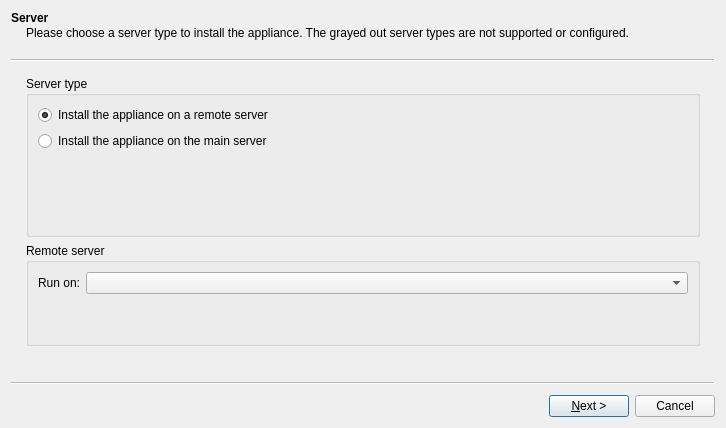
<?xml version="1.0" encoding="UTF-8"?>
<ui version="4.0">
 <class>ApplianceWizard</class>
 <widget class="QWizard" name="ApplianceWizard">
  <property name="geometry">
   <rect>
    <x>0</x>
    <y>0</y>
    <width>726</width>
    <height>428</height>
   </rect>
  </property>
  <property name="sizePolicy">
   <sizepolicy hsizetype="Fixed" vsizetype="Fixed">
    <horstretch>0</horstretch>
    <verstretch>0</verstretch>
   </sizepolicy>
  </property>
  <property name="maximumSize">
   <size>
    <width>2000</width>
    <height>2000</height>
   </size>
  </property>
  <property name="windowTitle">
   <string>Install appliance</string>
  </property>
  <property name="modal">
   <bool>true</bool>
  </property>
  <property name="wizardStyle">
   <enum>QWizard::ClassicStyle</enum>
  </property>
  <property name="options">
   <set>QWizard::NoBackButtonOnStartPage</set>
  </property>
  <widget class="QWizardPage" name="uiServerWizardPage">
   <property name="title">
    <string>Server</string>
   </property>
   <property name="subTitle">
    <string>Please choose a server type to install the appliance. The grayed out server types are not supported or configured.</string>
   </property>
   <layout class="QVBoxLayout" name="verticalLayout_4">
    <item>
     <widget class="QGroupBox" name="uiServerTypeGroupBox">
      <property name="sizePolicy">
       <sizepolicy hsizetype="Preferred" vsizetype="Fixed">
        <horstretch>0</horstretch>
        <verstretch>0</verstretch>
       </sizepolicy>
      </property>
      <property name="minimumSize">
       <size>
        <width>0</width>
        <height>161</height>
       </size>
      </property>
      <property name="title">
       <string>Server type</string>
      </property>
      <layout class="QVBoxLayout" name="verticalLayout_2">
       <item>
        <widget class="QRadioButton" name="uiRemoteRadioButton">
         <property name="sizePolicy">
          <sizepolicy hsizetype="Minimum" vsizetype="Minimum">
           <horstretch>0</horstretch>
           <verstretch>0</verstretch>
          </sizepolicy>
         </property>
         <property name="minimumSize">
          <size>
           <width>0</width>
           <height>20</height>
          </size>
         </property>
         <property name="text">
          <string>Install the appliance on a remote server</string>
         </property>
         <property name="checked">
          <bool>true</bool>
         </property>
        </widget>
       </item>
       <item>
        <widget class="QRadioButton" name="uiLocalRadioButton">
         <property name="sizePolicy">
          <sizepolicy hsizetype="Minimum" vsizetype="Minimum">
           <horstretch>0</horstretch>
           <verstretch>0</verstretch>
          </sizepolicy>
         </property>
         <property name="minimumSize">
          <size>
           <width>0</width>
           <height>20</height>
          </size>
         </property>
         <property name="text">
          <string>Install the appliance on the main server</string>
         </property>
        </widget>
       </item>
       <item>
        <spacer name="verticalSpacer">
         <property name="orientation">
          <enum>Qt::Vertical</enum>
         </property>
         <property name="sizeHint" stdset="0">
          <size>
           <width>20</width>
           <height>40</height>
          </size>
         </property>
        </spacer>
       </item>
      </layout>
     </widget>
    </item>
    <item>
     <widget class="QGroupBox" name="uiRemoteServersGroupBox">
      <property name="sizePolicy">
       <sizepolicy hsizetype="Preferred" vsizetype="Fixed">
        <horstretch>0</horstretch>
        <verstretch>0</verstretch>
       </sizepolicy>
      </property>
      <property name="title">
       <string>Remote server</string>
      </property>
      <layout class="QGridLayout" name="gridLayout">
       <item row="0" column="0">
        <widget class="QLabel" name="uiRemoteServersLabel">
         <property name="text">
          <string>Run on:</string>
         </property>
        </widget>
       </item>
       <item row="0" column="1">
        <widget class="QComboBox" name="uiRemoteServersComboBox">
         <property name="enabled">
          <bool>true</bool>
         </property>
         <property name="sizePolicy">
          <sizepolicy hsizetype="Expanding" vsizetype="Fixed">
           <horstretch>0</horstretch>
           <verstretch>0</verstretch>
          </sizepolicy>
         </property>
        </widget>
       </item>
       <item row="1" column="1">
        <spacer name="verticalSpacer_2">
         <property name="orientation">
          <enum>Qt::Vertical</enum>
         </property>
         <property name="sizeHint" stdset="0">
          <size>
           <width>20</width>
           <height>40</height>
          </size>
         </property>
        </spacer>
       </item>
      </layout>
     </widget>
    </item>
   </layout>
  </widget>
  <widget class="QWizardPage" name="uiQemuWizardPage">
   <property name="sizePolicy">
    <sizepolicy hsizetype="Expanding" vsizetype="Preferred">
     <horstretch>0</horstretch>
     <verstretch>0</verstretch>
    </sizepolicy>
   </property>
   <property name="title">
    <string>Qemu settings</string>
   </property>
   <property name="subTitle">
    <string>Please choose the qemu binary that will be used to run this appliance.</string>
   </property>
   <layout class="QHBoxLayout" name="horizontalLayout_2">
    <item>
     <widget class="QLabel" name="uiQemuListLabel">
      <property name="text">
       <string>Qemu binary:</string>
      </property>
     </widget>
    </item>
    <item>
     <widget class="QComboBox" name="uiQemuListComboBox">
      <property name="sizePolicy">
       <sizepolicy hsizetype="Expanding" vsizetype="Fixed">
        <horstretch>0</horstretch>
        <verstretch>0</verstretch>
       </sizepolicy>
      </property>
     </widget>
    </item>
   </layout>
  </widget>
  <widget class="QWizardPage" name="uiInstructionsPage">
   <property name="title">
    <string>Installation instructions</string>
   </property>
   <property name="subTitle">
    <string>Please read the following instructions in order to install your new appliance.</string>
   </property>
   <layout class="QVBoxLayout" name="verticalLayout_3">
    <item>
     <widget class="QTextEdit" name="uiInstructionsTextEdit">
      <property name="html">
       <string>&lt;!DOCTYPE HTML PUBLIC &quot;-//W3C//DTD HTML 4.0//EN&quot; &quot;http://www.w3.org/TR/REC-html40/strict.dtd&quot;&gt;
&lt;html&gt;&lt;head&gt;&lt;meta name=&quot;qrichtext&quot; content=&quot;1&quot; /&gt;&lt;style type=&quot;text/css&quot;&gt;
p, li { white-space: pre-wrap; }
&lt;/style&gt;&lt;/head&gt;&lt;body style=&quot; font-family:'Ubuntu'; font-size:11pt; font-weight:400; font-style:normal;&quot;&gt;
&lt;p style=&quot;-qt-paragraph-type:empty; margin-top:0px; margin-bottom:0px; margin-left:0px; margin-right:0px; -qt-block-indent:0; text-indent:0px;&quot;&gt;&lt;br /&gt;&lt;/p&gt;&lt;/body&gt;&lt;/html&gt;</string>
      </property>
     </widget>
    </item>
   </layout>
  </widget>
  <widget class="QWizardPage" name="uiFilesWizardPage">
   <property name="title">
    <string>Required files</string>
   </property>
   <property name="subTitle">
    <string>The following files are required to install the appliance</string>
   </property>
   <layout class="QVBoxLayout" name="verticalLayout">
    <item>
     <widget class="QTreeWidget" name="uiApplianceVersionTreeWidget">
      <property name="indentation">
       <number>20</number>
      </property>
      <attribute name="headerMinimumSectionSize">
       <number>20</number>
      </attribute>
      <attribute name="headerDefaultSectionSize">
       <number>120</number>
      </attribute>
      <column>
       <property name="text">
        <string>Appliance version and files</string>
       </property>
       <property name="font">
        <font>
         <weight>75</weight>
         <bold>true</bold>
        </font>
       </property>
      </column>
      <column>
       <property name="text">
        <string>Size</string>
       </property>
      </column>
      <column>
       <property name="text">
        <string>Status</string>
       </property>
      </column>
     </widget>
    </item>
    <item>
     <layout class="QHBoxLayout" name="horizontalLayout">
      <item>
       <widget class="QPushButton" name="uiImportPushButton">
        <property name="text">
         <string>&amp;Import</string>
        </property>
       </widget>
      </item>
      <item>
       <widget class="QPushButton" name="uiDownloadPushButton">
        <property name="text">
         <string>&amp;Download</string>
        </property>
       </widget>
      </item>
      <item>
       <spacer name="horizontalSpacer">
        <property name="orientation">
         <enum>Qt::Horizontal</enum>
        </property>
        <property name="sizeHint" stdset="0">
         <size>
          <width>40</width>
          <height>20</height>
         </size>
        </property>
       </spacer>
      </item>
      <item>
       <widget class="QCheckBox" name="allowCustomFiles">
        <property name="toolTip">
         <string extracomment="Allow files with custom MD5 checksum. This feature is only for advance user and can lead to unexpected problems. Please don't use it if not necessary."/>
        </property>
        <property name="text">
         <string>Allow custom files</string>
        </property>
       </widget>
      </item>
      <item>
       <widget class="QPushButton" name="uiCreateVersionPushButton">
        <property name="text">
         <string>&amp;Create a new version</string>
        </property>
       </widget>
      </item>
      <item>
       <widget class="QPushButton" name="uiRefreshPushButton">
        <property name="text">
         <string>&amp;Refresh</string>
        </property>
       </widget>
      </item>
     </layout>
    </item>
   </layout>
  </widget>
  <widget class="QWizardPage" name="uiUsageWizardPage">
   <property name="title">
    <string>Usage</string>
   </property>
   <property name="subTitle">
    <string>Please read the following instructions in order to use your new appliance.</string>
   </property>
   <layout class="QGridLayout" name="gridLayout_3">
    <item row="0" column="0">
     <widget class="QTextEdit" name="uiUsageTextEdit">
      <property name="html">
       <string>&lt;!DOCTYPE HTML PUBLIC &quot;-//W3C//DTD HTML 4.0//EN&quot; &quot;http://www.w3.org/TR/REC-html40/strict.dtd&quot;&gt;
&lt;html&gt;&lt;head&gt;&lt;meta name=&quot;qrichtext&quot; content=&quot;1&quot; /&gt;&lt;style type=&quot;text/css&quot;&gt;
p, li { white-space: pre-wrap; }
&lt;/style&gt;&lt;/head&gt;&lt;body style=&quot; font-family:'Ubuntu'; font-size:11pt; font-weight:400; font-style:normal;&quot;&gt;
&lt;p style=&quot; margin-top:0px; margin-bottom:0px; margin-left:0px; margin-right:0px; -qt-block-indent:0; text-indent:0px;&quot;&gt;The default username/password is admin/admin. A default configuration is present.&lt;/p&gt;&lt;/body&gt;&lt;/html&gt;</string>
      </property>
     </widget>
    </item>
   </layout>
  </widget>
 </widget>
 <resources>
  <include location="../../resources/resources.qrc"/>
 </resources>
 <connections/>
</ui>
